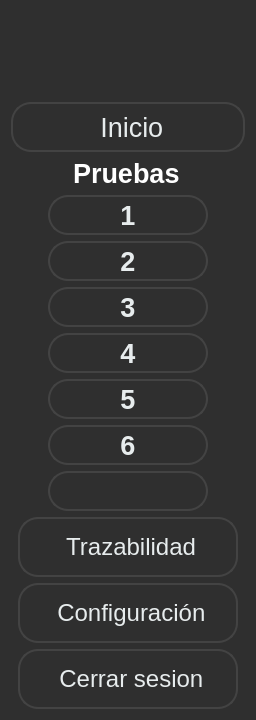
     <widget class="QWidget" name="sidebar" native="true">
      <property name="minimumSize">
       <size>
        <width>256</width>
        <height>720</height>
       </size>
      </property>
      <property name="maximumSize">
       <size>
        <width>256</width>
        <height>768</height>
       </size>
      </property>
      <property name="styleSheet">
       <string notr="true">QWidget{
background-color: rgb(47, 47, 47);

}



QPushButton {
	color: rgb(231, 236, 237);
	background-color: rgb(47, 47, 47);

     border: 2px solid rgb(67, 67, 67); /* Borde para el QStackedWidget */
    border-radius: 20px; /* Bordes redondeados solo para el QStackedWidget */
    padding: 5px; /* Opcional: agrega espacio interno */
}</string>
      </property>
      <layout class="QVBoxLayout" name="verticalLayout">
       <item>
        <layout class="QHBoxLayout" name="horizontalLayout_9">
         <item>
          <spacer name="horizontalSpacer">
           <property name="orientation">
            <enum>Qt::Horizontal</enum>
           </property>
           <property name="sizeType">
            <enum>QSizePolicy::Fixed</enum>
           </property>
           <property name="sizeHint" stdset="0">
            <size>
             <width>20</width>
             <height>17</height>
            </size>
           </property>
          </spacer>
         </item>
         <item>
          <widget class="QLabel" name="lblLogo">
           <property name="minimumSize">
            <size>
             <width>190</width>
             <height>70</height>
            </size>
           </property>
           <property name="maximumSize">
            <size>
             <width>190</width>
             <height>80</height>
            </size>
           </property>
           <property name="text">
            <string/>
           </property>
           <property name="pixmap">
            <pixmap resource="../resources/resources.qrc">:/resources/vectorseek.com-Nidec Logo Vector.png</pixmap>
           </property>
           <property name="scaledContents">
            <bool>true</bool>
           </property>
          </widget>
         </item>
         <item>
          <spacer name="horizontalSpacer_2">
           <property name="orientation">
            <enum>Qt::Horizontal</enum>
           </property>
           <property name="sizeType">
            <enum>QSizePolicy::Fixed</enum>
           </property>
           <property name="sizeHint" stdset="0">
            <size>
             <width>21</width>
             <height>17</height>
            </size>
           </property>
          </spacer>
         </item>
        </layout>
       </item>
       <item>
        <spacer name="verticalSpacer">
         <property name="orientation">
          <enum>Qt::Vertical</enum>
         </property>
         <property name="sizeType">
          <enum>QSizePolicy::Fixed</enum>
         </property>
         <property name="sizeHint" stdset="0">
          <size>
           <width>20</width>
           <height>15</height>
          </size>
         </property>
        </spacer>
       </item>
       <item>
        <widget class="QPushButton" name="btnInicializar">
         <property name="minimumSize">
          <size>
           <width>180</width>
           <height>50</height>
          </size>
         </property>
         <property name="font">
          <font>
           <pointsize>20</pointsize>
          </font>
         </property>
         <property name="cursor">
          <cursorShape>PointingHandCursor</cursorShape>
         </property>
         <property name="toolTip">
          <string>Volver al inicio</string>
         </property>
         <property name="styleSheet">
          <string notr="true">color: rgb(231, 236, 237);</string>
         </property>
         <property name="text">
          <string> Inicio</string>
         </property>
         <property name="icon">
          <iconset resource="../resources/resources.qrc">
           <normaloff>:/resources/home.png</normaloff>:/resources/home.png</iconset>
         </property>
         <property name="iconSize">
          <size>
           <width>32</width>
           <height>32</height>
          </size>
         </property>
         <property name="checkable">
          <bool>true</bool>
         </property>
        </widget>
       </item>
       <item>
        <layout class="QHBoxLayout" name="horizontalLayout">
         <item>
          <spacer name="horizontalSpacer_12">
           <property name="orientation">
            <enum>Qt::Horizontal</enum>
           </property>
           <property name="sizeHint" stdset="0">
            <size>
             <width>40</width>
             <height>20</height>
            </size>
           </property>
          </spacer>
         </item>
         <item>
          <widget class="QLabel" name="label">
           <property name="minimumSize">
            <size>
             <width>110</width>
             <height>30</height>
            </size>
           </property>
           <property name="maximumSize">
            <size>
             <width>120</width>
             <height>40</height>
            </size>
           </property>
           <property name="font">
            <font>
             <pointsize>20</pointsize>
             <weight>75</weight>
             <bold>true</bold>
            </font>
           </property>
           <property name="styleSheet">
            <string notr="true">color: rgb(255, 255, 255);</string>
           </property>
           <property name="text">
            <string>Pruebas</string>
           </property>
          </widget>
         </item>
         <item>
          <spacer name="horizontalSpacer_11">
           <property name="orientation">
            <enum>Qt::Horizontal</enum>
           </property>
           <property name="sizeHint" stdset="0">
            <size>
             <width>40</width>
             <height>20</height>
            </size>
           </property>
          </spacer>
         </item>
        </layout>
       </item>
       <item>
        <layout class="QHBoxLayout" name="horizontalLayout_2">
         <property name="spacing">
          <number>0</number>
         </property>
         <item>
          <spacer name="horizontalSpacer_14">
           <property name="orientation">
            <enum>Qt::Horizontal</enum>
           </property>
           <property name="sizeHint" stdset="0">
            <size>
             <width>40</width>
             <height>20</height>
            </size>
           </property>
          </spacer>
         </item>
         <item>
          <widget class="QPushButton" name="btnPrueba1">
           <property name="minimumSize">
            <size>
             <width>160</width>
             <height>30</height>
            </size>
           </property>
           <property name="maximumSize">
            <size>
             <width>120</width>
             <height>40</height>
            </size>
           </property>
           <property name="font">
            <font>
             <pointsize>20</pointsize>
             <weight>75</weight>
             <bold>true</bold>
            </font>
           </property>
           <property name="styleSheet">
            <string notr="true">color: rgb(231, 236, 237);</string>
           </property>
           <property name="text">
            <string>1</string>
           </property>
           <property name="iconSize">
            <size>
             <width>35</width>
             <height>35</height>
            </size>
           </property>
           <property name="checkable">
            <bool>true</bool>
           </property>
          </widget>
         </item>
         <item>
          <spacer name="horizontalSpacer_13">
           <property name="orientation">
            <enum>Qt::Horizontal</enum>
           </property>
           <property name="sizeHint" stdset="0">
            <size>
             <width>40</width>
             <height>20</height>
            </size>
           </property>
          </spacer>
         </item>
        </layout>
       </item>
       <item>
        <layout class="QHBoxLayout" name="horizontalLayout_3">
         <property name="spacing">
          <number>0</number>
         </property>
         <item>
          <spacer name="horizontalSpacer_15">
           <property name="orientation">
            <enum>Qt::Horizontal</enum>
           </property>
           <property name="sizeHint" stdset="0">
            <size>
             <width>40</width>
             <height>20</height>
            </size>
           </property>
          </spacer>
         </item>
         <item>
          <widget class="QPushButton" name="btnPrueba2">
           <property name="minimumSize">
            <size>
             <width>160</width>
             <height>30</height>
            </size>
           </property>
           <property name="maximumSize">
            <size>
             <width>120</width>
             <height>40</height>
            </size>
           </property>
           <property name="font">
            <font>
             <pointsize>20</pointsize>
             <weight>75</weight>
             <bold>true</bold>
            </font>
           </property>
           <property name="styleSheet">
            <string notr="true">color: rgb(231, 236, 237);


QPushButton {
	color: rgb(231, 236, 237);
	background-color: rgb(47, 47, 47);

     border: 2px solid rgb(67, 67, 67); /* Borde para el QStackedWidget */
    border-radius: 20px; /* Bordes redondeados solo para el QStackedWidget */
    padding: 5px; /* Opcional: agrega espacio interno */
}</string>
           </property>
           <property name="text">
            <string>2</string>
           </property>
           <property name="iconSize">
            <size>
             <width>35</width>
             <height>35</height>
            </size>
           </property>
           <property name="checkable">
            <bool>true</bool>
           </property>
          </widget>
         </item>
         <item>
          <spacer name="horizontalSpacer_16">
           <property name="orientation">
            <enum>Qt::Horizontal</enum>
           </property>
           <property name="sizeHint" stdset="0">
            <size>
             <width>40</width>
             <height>20</height>
            </size>
           </property>
          </spacer>
         </item>
        </layout>
       </item>
       <item>
        <layout class="QHBoxLayout" name="horizontalLayout_4">
         <property name="spacing">
          <number>0</number>
         </property>
         <item>
          <spacer name="horizontalSpacer_18">
           <property name="orientation">
            <enum>Qt::Horizontal</enum>
           </property>
           <property name="sizeHint" stdset="0">
            <size>
             <width>40</width>
             <height>20</height>
            </size>
           </property>
          </spacer>
         </item>
         <item>
          <widget class="QPushButton" name="btnPrueba3">
           <property name="minimumSize">
            <size>
             <width>160</width>
             <height>30</height>
            </size>
           </property>
           <property name="maximumSize">
            <size>
             <width>120</width>
             <height>40</height>
            </size>
           </property>
           <property name="font">
            <font>
             <pointsize>20</pointsize>
             <weight>75</weight>
             <bold>true</bold>
            </font>
           </property>
           <property name="styleSheet">
            <string notr="true">color: rgb(231, 236, 237);</string>
           </property>
           <property name="text">
            <string>3</string>
           </property>
           <property name="iconSize">
            <size>
             <width>35</width>
             <height>35</height>
            </size>
           </property>
           <property name="checkable">
            <bool>true</bool>
           </property>
          </widget>
         </item>
         <item>
          <spacer name="horizontalSpacer_17">
           <property name="orientation">
            <enum>Qt::Horizontal</enum>
           </property>
           <property name="sizeHint" stdset="0">
            <size>
             <width>40</width>
             <height>20</height>
            </size>
           </property>
          </spacer>
         </item>
        </layout>
       </item>
       <item>
        <layout class="QHBoxLayout" name="horizontalLayout_5">
         <property name="spacing">
          <number>0</number>
         </property>
         <item>
          <spacer name="horizontalSpacer_19">
           <property name="orientation">
            <enum>Qt::Horizontal</enum>
           </property>
           <property name="sizeHint" stdset="0">
            <size>
             <width>40</width>
             <height>20</height>
            </size>
           </property>
          </spacer>
         </item>
         <item>
          <widget class="QPushButton" name="btnPrueba4">
           <property name="minimumSize">
            <size>
             <width>160</width>
             <height>30</height>
            </size>
           </property>
           <property name="maximumSize">
            <size>
             <width>120</width>
             <height>40</height>
            </size>
           </property>
           <property name="font">
            <font>
             <pointsize>20</pointsize>
             <weight>75</weight>
             <bold>true</bold>
            </font>
           </property>
           <property name="styleSheet">
            <string notr="true">color: rgb(231, 236, 237);</string>
           </property>
           <property name="text">
            <string>4</string>
           </property>
           <property name="iconSize">
            <size>
             <width>35</width>
             <height>35</height>
            </size>
           </property>
           <property name="checkable">
            <bool>true</bool>
           </property>
          </widget>
         </item>
         <item>
          <spacer name="horizontalSpacer_20">
           <property name="orientation">
            <enum>Qt::Horizontal</enum>
           </property>
           <property name="sizeHint" stdset="0">
            <size>
             <width>40</width>
             <height>20</height>
            </size>
           </property>
          </spacer>
         </item>
        </layout>
       </item>
       <item>
        <layout class="QHBoxLayout" name="horizontalLayout_6">
         <property name="spacing">
          <number>0</number>
         </property>
         <item>
          <spacer name="horizontalSpacer_22">
           <property name="orientation">
            <enum>Qt::Horizontal</enum>
           </property>
           <property name="sizeHint" stdset="0">
            <size>
             <width>40</width>
             <height>20</height>
            </size>
           </property>
          </spacer>
         </item>
         <item>
          <widget class="QPushButton" name="btnPrueba5">
           <property name="minimumSize">
            <size>
             <width>160</width>
             <height>30</height>
            </size>
           </property>
           <property name="maximumSize">
            <size>
             <width>120</width>
             <height>40</height>
            </size>
           </property>
           <property name="font">
            <font>
             <pointsize>20</pointsize>
             <weight>75</weight>
             <bold>true</bold>
            </font>
           </property>
           <property name="styleSheet">
            <string notr="true">color: rgb(231, 236, 237);</string>
           </property>
           <property name="text">
            <string>5</string>
           </property>
           <property name="iconSize">
            <size>
             <width>35</width>
             <height>35</height>
            </size>
           </property>
           <property name="checkable">
            <bool>true</bool>
           </property>
          </widget>
         </item>
         <item>
          <spacer name="horizontalSpacer_21">
           <property name="orientation">
            <enum>Qt::Horizontal</enum>
           </property>
           <property name="sizeHint" stdset="0">
            <size>
             <width>40</width>
             <height>20</height>
            </size>
           </property>
          </spacer>
         </item>
        </layout>
       </item>
       <item>
        <layout class="QHBoxLayout" name="horizontalLayout_7">
         <property name="spacing">
          <number>0</number>
         </property>
         <item>
          <spacer name="horizontalSpacer_23">
           <property name="orientation">
            <enum>Qt::Horizontal</enum>
           </property>
           <property name="sizeHint" stdset="0">
            <size>
             <width>40</width>
             <height>20</height>
            </size>
           </property>
          </spacer>
         </item>
         <item>
          <widget class="QPushButton" name="btnPrueba6">
           <property name="minimumSize">
            <size>
             <width>160</width>
             <height>30</height>
            </size>
           </property>
           <property name="maximumSize">
            <size>
             <width>120</width>
             <height>40</height>
            </size>
           </property>
           <property name="font">
            <font>
             <pointsize>20</pointsize>
             <weight>75</weight>
             <bold>true</bold>
            </font>
           </property>
           <property name="styleSheet">
            <string notr="true">color: rgb(231, 236, 237);</string>
           </property>
           <property name="text">
            <string>6</string>
           </property>
           <property name="iconSize">
            <size>
             <width>35</width>
             <height>35</height>
            </size>
           </property>
           <property name="checkable">
            <bool>true</bool>
           </property>
          </widget>
         </item>
         <item>
          <spacer name="horizontalSpacer_24">
           <property name="orientation">
            <enum>Qt::Horizontal</enum>
           </property>
           <property name="sizeHint" stdset="0">
            <size>
             <width>40</width>
             <height>20</height>
            </size>
           </property>
          </spacer>
         </item>
        </layout>
       </item>
       <item>
        <layout class="QHBoxLayout" name="horizontalLayout_8">
         <property name="spacing">
          <number>0</number>
         </property>
         <item>
          <spacer name="horizontalSpacer_26">
           <property name="orientation">
            <enum>Qt::Horizontal</enum>
           </property>
           <property name="sizeHint" stdset="0">
            <size>
             <width>40</width>
             <height>20</height>
            </size>
           </property>
          </spacer>
         </item>
         <item>
          <widget class="QPushButton" name="btnResultados">
           <property name="minimumSize">
            <size>
             <width>160</width>
             <height>30</height>
            </size>
           </property>
           <property name="maximumSize">
            <size>
             <width>120</width>
             <height>40</height>
            </size>
           </property>
           <property name="font">
            <font>
             <pointsize>20</pointsize>
            </font>
           </property>
           <property name="styleSheet">
            <string notr="true">color: rgb(231, 236, 237);</string>
           </property>
           <property name="text">
            <string/>
           </property>
           <property name="icon">
            <iconset resource="../resources/resources.qrc">
             <normaloff>:/resources/clipboard.png</normaloff>:/resources/clipboard.png</iconset>
           </property>
           <property name="iconSize">
            <size>
             <width>32</width>
             <height>32</height>
            </size>
           </property>
           <property name="checkable">
            <bool>true</bool>
           </property>
          </widget>
         </item>
         <item>
          <spacer name="horizontalSpacer_25">
           <property name="orientation">
            <enum>Qt::Horizontal</enum>
           </property>
           <property name="sizeHint" stdset="0">
            <size>
             <width>40</width>
             <height>20</height>
            </size>
           </property>
          </spacer>
         </item>
        </layout>
       </item>
       <item>
        <layout class="QHBoxLayout" name="layoutbtnTrazabilidad">
         <property name="spacing">
          <number>0</number>
         </property>
         <item>
          <spacer name="horizontalSpacer_6">
           <property name="orientation">
            <enum>Qt::Horizontal</enum>
           </property>
           <property name="sizeHint" stdset="0">
            <size>
             <width>18</width>
             <height>20</height>
            </size>
           </property>
          </spacer>
         </item>
         <item>
          <widget class="QPushButton" name="btnTrazabilidad">
           <property name="minimumSize">
            <size>
             <width>220</width>
             <height>60</height>
            </size>
           </property>
           <property name="maximumSize">
            <size>
             <width>220</width>
             <height>70</height>
            </size>
           </property>
           <property name="font">
            <font>
             <pointsize>18</pointsize>
            </font>
           </property>
           <property name="cursor">
            <cursorShape>PointingHandCursor</cursorShape>
           </property>
           <property name="styleSheet">
            <string notr="true">color: rgb(231, 236, 237);</string>
           </property>
           <property name="text">
            <string> Trazabilidad</string>
           </property>
           <property name="icon">
            <iconset resource="../resources/resources.qrc">
             <normaloff>:/resources/document.png</normaloff>:/resources/document.png</iconset>
           </property>
           <property name="iconSize">
            <size>
             <width>32</width>
             <height>32</height>
            </size>
           </property>
           <property name="checkable">
            <bool>true</bool>
           </property>
          </widget>
         </item>
         <item>
          <spacer name="horizontalSpacer_5">
           <property name="orientation">
            <enum>Qt::Horizontal</enum>
           </property>
           <property name="sizeHint" stdset="0">
            <size>
             <width>18</width>
             <height>20</height>
            </size>
           </property>
          </spacer>
         </item>
        </layout>
       </item>
       <item>
        <layout class="QHBoxLayout" name="layoutbtnConfiguracion">
         <property name="spacing">
          <number>0</number>
         </property>
         <item>
          <spacer name="horizontalSpacer_4">
           <property name="orientation">
            <enum>Qt::Horizontal</enum>
           </property>
           <property name="sizeHint" stdset="0">
            <size>
             <width>18</width>
             <height>20</height>
            </size>
           </property>
          </spacer>
         </item>
         <item>
          <widget class="QPushButton" name="btnConfiguracion">
           <property name="minimumSize">
            <size>
             <width>220</width>
             <height>60</height>
            </size>
           </property>
           <property name="maximumSize">
            <size>
             <width>220</width>
             <height>70</height>
            </size>
           </property>
           <property name="font">
            <font>
             <pointsize>18</pointsize>
            </font>
           </property>
           <property name="cursor">
            <cursorShape>PointingHandCursor</cursorShape>
           </property>
           <property name="styleSheet">
            <string notr="true">color: rgb(231, 236, 237);</string>
           </property>
           <property name="text">
            <string> Configuración</string>
           </property>
           <property name="icon">
            <iconset resource="../resources/resources.qrc">
             <normaloff>:/resources/cogwheel.png</normaloff>:/resources/cogwheel.png</iconset>
           </property>
           <property name="iconSize">
            <size>
             <width>32</width>
             <height>32</height>
            </size>
           </property>
           <property name="checkable">
            <bool>true</bool>
           </property>
          </widget>
         </item>
         <item>
          <spacer name="horizontalSpacer_3">
           <property name="orientation">
            <enum>Qt::Horizontal</enum>
           </property>
           <property name="sizeHint" stdset="0">
            <size>
             <width>18</width>
             <height>20</height>
            </size>
           </property>
          </spacer>
         </item>
        </layout>
       </item>
       <item>
        <layout class="QHBoxLayout" name="layoutbtnConfiguracion_2">
         <property name="spacing">
          <number>0</number>
         </property>
         <item>
          <spacer name="horizontalSpacer_7">
           <property name="orientation">
            <enum>Qt::Horizontal</enum>
           </property>
           <property name="sizeHint" stdset="0">
            <size>
             <width>18</width>
             <height>20</height>
            </size>
           </property>
          </spacer>
         </item>
         <item>
          <widget class="QPushButton" name="btnLogout">
           <property name="minimumSize">
            <size>
             <width>220</width>
             <height>60</height>
            </size>
           </property>
           <property name="maximumSize">
            <size>
             <width>220</width>
             <height>70</height>
            </size>
           </property>
           <property name="font">
            <font>
             <pointsize>18</pointsize>
            </font>
           </property>
           <property name="cursor">
            <cursorShape>PointingHandCursor</cursorShape>
           </property>
           <property name="styleSheet">
            <string notr="true">color: rgb(231, 236, 237);</string>
           </property>
           <property name="text">
            <string> Cerrar sesion</string>
           </property>
           <property name="icon">
            <iconset resource="../resources/resources.qrc">
             <normaloff>:/resources/logout (1).png</normaloff>:/resources/logout (1).png</iconset>
           </property>
           <property name="iconSize">
            <size>
             <width>32</width>
             <height>32</height>
            </size>
           </property>
           <property name="checkable">
            <bool>true</bool>
           </property>
          </widget>
         </item>
         <item>
          <spacer name="horizontalSpacer_8">
           <property name="orientation">
            <enum>Qt::Horizontal</enum>
           </property>
           <property name="sizeHint" stdset="0">
            <size>
             <width>18</width>
             <height>20</height>
            </size>
           </property>
          </spacer>
         </item>
        </layout>
       </item>
      </layout>
     </widget>
